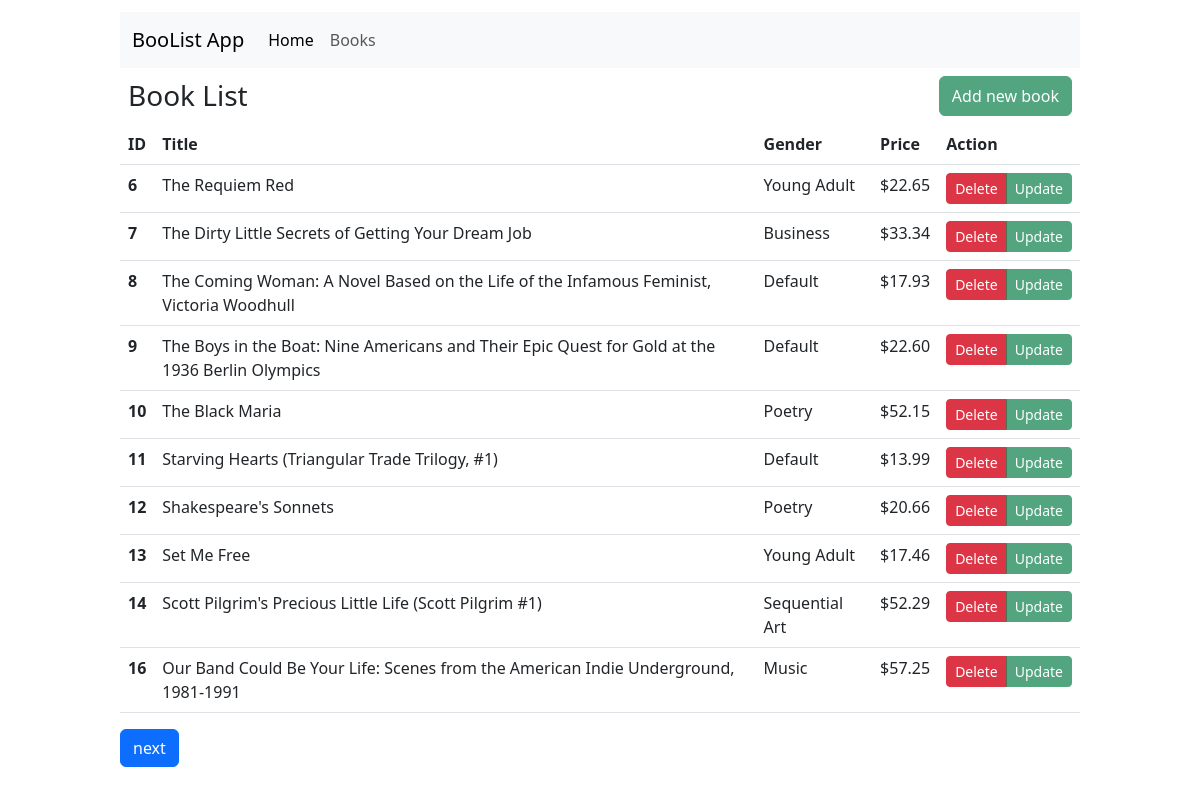
Page /books/1-10/ on the earlier database version.
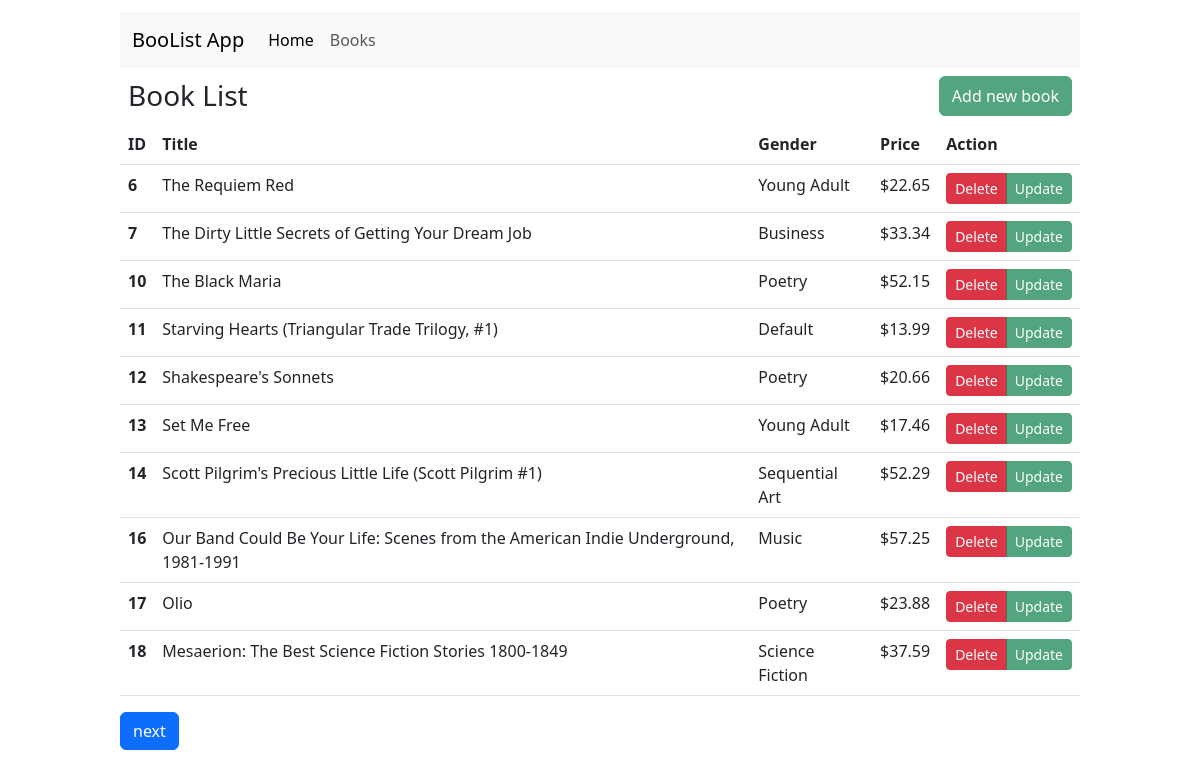
Same page on the later database version.
### tables this page shows
CREATE TABLE books(
                        id INTEGER PRIMARY KEY AUTOINCREMENT,
                        title TEXT NOT NULL UNIQUE,
                        price_cents INTEGER NOT NULL,
                        description TEXT NOT NULL,
                        category TEXT NOT NULL
        );

### app.py (the view)
@app.route("/books/<int:page>-<int:limit>/")
def book_list(page=None, limit=None):
    books =  Book.all(limit=limit, offset=page*limit-limit)
    categories = Book.all_categories()
    return render_template('book-list.html', books = books, p=page, l=limit, genders = categories)

### models/bookModel.py (called while the page is built)
    @property
    def price(self):
        return self.price_cents / 100

    @classmethod
    def from_tuple(cls, t:tuple):
        return Book(t[1], t[2], t[3], t[4], t[0])

    @classmethod
    def all(cls, offset:int = None, limit:int = None) -> list:
        t = Database.fetch_all(BookData.TABLE_NAME, offset=offset, limit=limit)
        l =[]
        for b in t:
            l.append(Book.from_tuple(b))
        return l

    @classmethod
    def all_categories(cls):
        c = BookData.all_categories()
        c.sort()
        return c

### models/database/bookData.py (called while the page is built)
    @classmethod
    def all_categories(cls):
        r = Database.query_fetch(f"SELECT DISTINCT category FROM {BookData.TABLE_NAME};")
        return [x[0] for x in r]

### models/database/database.py (called while the page is built)
    @classmethod
    def fetch_all(cls, table_name, limit:int = None, offset:int=None, file_name:str = DATABASE_FILE) -> list[tuple]:
        conn = sqlite3.connect(file_name)
        cur = conn.cursor()
        cur.execute('PRAGMA foreign_key=on;')
        if limit and offset:
            cur.execute(f"SELECT * FROM {table_name} LIMIT {limit} OFFSET {offset};")
        elif limit:
            cur.execute(f"SELECT * FROM {table_name} LIMIT {limit};")
        elif offset:
            cur.execute(f"SELECT * FROM {table_name} OFFSET {offset};")
        else:
            cur.execute(f"SELECT * FROM {table_name};")
        result = cur.fetchall()
        conn.commit()
        cur.close()
        return result

    @classmethod
    def query_fetch(cls, query:str, values:tuple =None, file_name:str = DATABASE_FILE) -> list[tuple]:
        conn = sqlite3.connect(file_name)
        cur = conn.cursor()
        cur.execute('PRAGMA foreign_key=on;')
        if values:
            cur.execute(query, values)
        else:
            cur.execute(query)
        result = cur.fetchall()
        conn.commit()
        cur.close()
        return result

### templates/book-list.html (shortened to what this page needs)
{% extends "base.html" %}
{% block content %}
    <div class="d-flex p-2 justify-content-between">
        <h3 style="margin:3px 0;">Book List</h3>
        <button type="button" class="btn btn-success opacity-75" data-bs-toggle="modal" data-bs-target="#add_book">Add new book</button>
    </div>
    <table class="table table-hover">
        <thead>
            <tr>
                <th scope="col">ID</th>
                <th scope="col">Title</th>
                <th scope="col">Gender</th>
                <th scope="col">Price</th>
                <th scope="col">Action</th>
            </tr>
        </thead>
        <tbody>
            {% for book in books %}
            <tr>
                <th scope="row">{{ book.ID }}</th>
                <td>{{ book.title }}</td>
                <td>{{ book.category }}</td>
                <td>${{ "%.2f"|format(book.price) }}</td>
                <td>
                    <div class="btn-group" role="group" aria-label="Basic example">
                        <button type="button" class="btn btn-sm btn-danger" data-bs-toggle="modal" data-bs-target="#delete_{{book.ID}}">Delete</button>
                        <button type="button" class="btn btn-sm btn-success opacity-75" data-bs-toggle="modal" data-bs-target="#update_{{book.ID}}">Update</button>
                    </div>
                </td>
            </tr>
            {% endfor %}
        </tbody>
    </table>
    <div class="btn-group">
        <a class="btn btn-primary" role="button" href="{{ url_for('book_list', page=p+1, limit=l) }}">next</a>
    </div>
{% endblock %}

### templates/base.html (shortened to what this page needs)
<!DOCTYPE html>
<html lang="en">
<head>
    <link href="https://cdn.jsdelivr.net/npm/bootstrap@5.3.0-alpha2/dist/css/bootstrap.min.css" rel="stylesheet">
</head>
<body style="margin:1% 10%;">
    <nav class="navbar navbar-expand-lg bg-body-tertiary">
        <div class="container-fluid">
          <a class="navbar-brand" href="#">BooList App</a>
          <div class="collapse navbar-collapse" id="navbarNav">
            <ul class="navbar-nav">
              <li class="nav-item">
                <a class="nav-link active" aria-current="page" href="{{url_for('home')}}">Home</a>
              </li>
              <li class="nav-item">
                <a class="nav-link" href="{{ url_for('book_list', page=1, limit=10) }}">Books</a>
              </li>
            </ul>
          </div>
        </div>
      </nav>
      {% block content %}
      {% endblock %}
</body>
</html>

Differences in the rows shown:
removed books: ID "8", title "The Coming Woman: A Novel Based on the Life of the Infamous Feminist, Victoria Woodhull", category "Default", price "17.93"
removed books: ID "9", title "The Boys in the Boat: Nine Americans and Their Epic Quest for Gold at the 1936 Berlin Olympics", category "Default", price "22.60"
now on this page (row unchanged): books: ID "17", title "Olio", category "Poetry", price "23.88"
now on this page (row unchanged): books: ID "18", title "Mesaerion: The Best Science Fiction Stories 1800-1849", category "Science Fiction", price "37.59"
